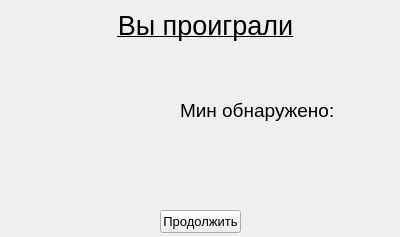
<?xml version="1.0" encoding="UTF-8"?>
<ui version="4.0">
 <class>Gameover</class>
 <widget class="QWidget" name="Gameover">
  <property name="windowModality">
   <enum>Qt::NonModal</enum>
  </property>
  <property name="geometry">
   <rect>
    <x>0</x>
    <y>0</y>
    <width>400</width>
    <height>237</height>
   </rect>
  </property>
  <property name="windowTitle">
   <string>Form</string>
  </property>
  <property name="autoFillBackground">
   <bool>false</bool>
  </property>
  <widget class="QLabel" name="face">
   <property name="geometry">
    <rect>
     <x>10</x>
     <y>50</y>
     <width>150</width>
     <height>150</height>
    </rect>
   </property>
   <property name="text">
    <string/>
   </property>
  </widget>
  <widget class="QLabel" name="mines_label">
   <property name="geometry">
    <rect>
     <x>180</x>
     <y>100</y>
     <width>161</width>
     <height>21</height>
    </rect>
   </property>
   <property name="font">
    <font>
     <pointsize>14</pointsize>
    </font>
   </property>
   <property name="text">
    <string>Мин обнаружено:</string>
   </property>
  </widget>
  <widget class="QPushButton" name="continueButton">
   <property name="geometry">
    <rect>
     <x>160</x>
     <y>210</y>
     <width>81</width>
     <height>23</height>
    </rect>
   </property>
   <property name="font">
    <font>
     <pointsize>10</pointsize>
    </font>
   </property>
   <property name="text">
    <string>Продолжить</string>
   </property>
  </widget>
  <widget class="QLabel" name="mines">
   <property name="geometry">
    <rect>
     <x>350</x>
     <y>100</y>
     <width>41</width>
     <height>21</height>
    </rect>
   </property>
   <property name="font">
    <font>
     <pointsize>14</pointsize>
    </font>
   </property>
   <property name="text">
    <string/>
   </property>
  </widget>
  <widget class="QLabel" name="victory_or_lose">
   <property name="geometry">
    <rect>
     <x>100</x>
     <y>10</y>
     <width>211</width>
     <height>31</height>
    </rect>
   </property>
   <property name="font">
    <font>
     <pointsize>20</pointsize>
     <weight>50</weight>
     <italic>false</italic>
     <bold>false</bold>
     <underline>true</underline>
     <kerning>true</kerning>
    </font>
   </property>
   <property name="text">
    <string>Вы проиграли</string>
   </property>
   <property name="alignment">
    <set>Qt::AlignCenter</set>
   </property>
  </widget>
 </widget>
 <resources/>
 <connections/>
</ui>
